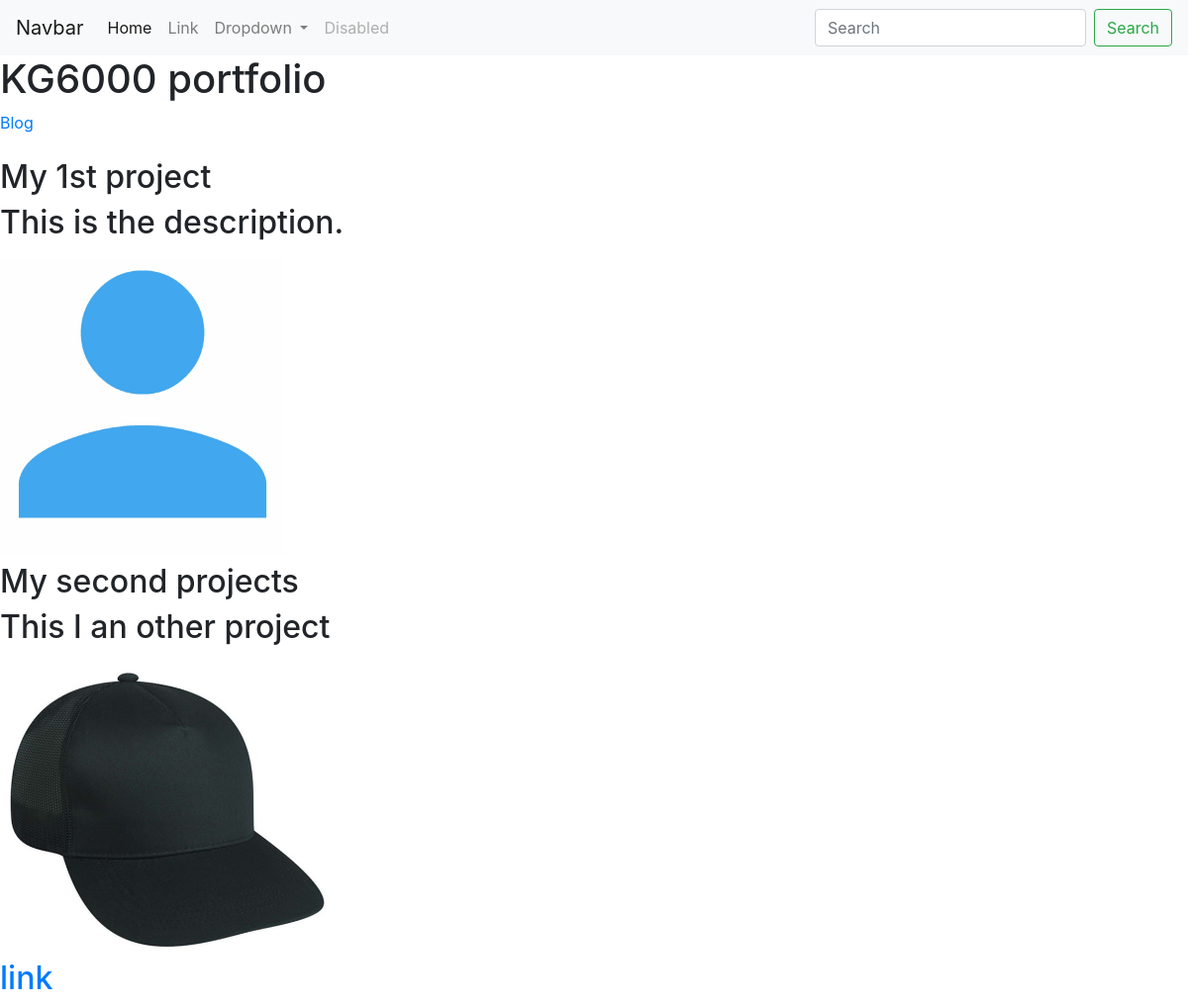
The page / on the database its author committed.
### portfolio/models.py (models this page shows, shortened)
class Project(models.Model):
    title = models.CharField(max_length=100)
    description = models.CharField(max_length=100)
    image = models.ImageField(upload_to='portfolio/images/')
    url = models.URLField(blank=True)

### portfolio/views.py (the view)
# urls.py: 2. Add a URL to urlpatterns:  path('', views.home, name='home')
def home(request):
    projects = Project.objects.all()
    return render(request, 'portfolio/home.html', {'projects':projects})

### portfolio/templates/portfolio/home.html (shortened to what this page needs)
{% extends 'portfolio/base.html' %}
{% load static %}
{% block content %}
    <h1>KG6000 portfolio</h1>
    <a href="{% url 'blog:all_blogs' %}">Blog</a>
    <br>
    {% for project in projects %}
    <h2>{{ project.title }}<h2>
      <p>{{ project.description }}</p>
    <img src="{{ project.image.url }}" alt="" height="300" width="auto"><br>
    {% if project.url %}
    <a href="{{ project.url }}">link</a>
    {% endif %}
    {% endfor %}
{% endblock %}

### portfolio/templates/portfolio/base.html (shortened to what this page needs)
{% load static %}
<!doctype html>
<html lang="en">
  <head>
    <link rel="stylesheet" href="https://maxcdn.bootstrapcdn.com/bootstrap/4.0.0/css/bootstrap.min.css">
  </head>
  <body>
    <nav class="navbar navbar-expand-lg navbar-light bg-light">
        <a class="navbar-brand" href="#">Navbar</a>
        <div class="collapse navbar-collapse" id="navbarSupportedContent">
          <ul class="navbar-nav mr-auto">
            <li class="nav-item active">
              <a class="nav-link" href="#">Home <span class="sr-only">(current)</span></a>
            </li>
            <li class="nav-item">
              <a class="nav-link" href="#">Link</a>
            </li>
            <li class="nav-item dropdown">
              <a class="nav-link dropdown-toggle" href="#" id="navbarDropdown" role="button" data-toggle="dropdown" aria-haspopup="true" aria-expanded="false">
                Dropdown
              </a>
            </li>
            <li class="nav-item">
              <a class="nav-link disabled" href="#">Disabled</a>
            </li>
          </ul>
          <form class="form-inline my-2 my-lg-0">
            <input class="form-control mr-sm-2" type="search" placeholder="Search" aria-label="Search">
            <button class="btn btn-outline-success my-2 my-sm-0" type="submit">Search</button>
          </form>
        </div>
      </nav>
{% block content %}
{% endblock %}
  </body>
</html>

### rows shown on the page
Project: title "My 1st project", description "This is the description.", image (placeholder picture)
Project: title "My second projects", description "This I an other project", image (picture)
